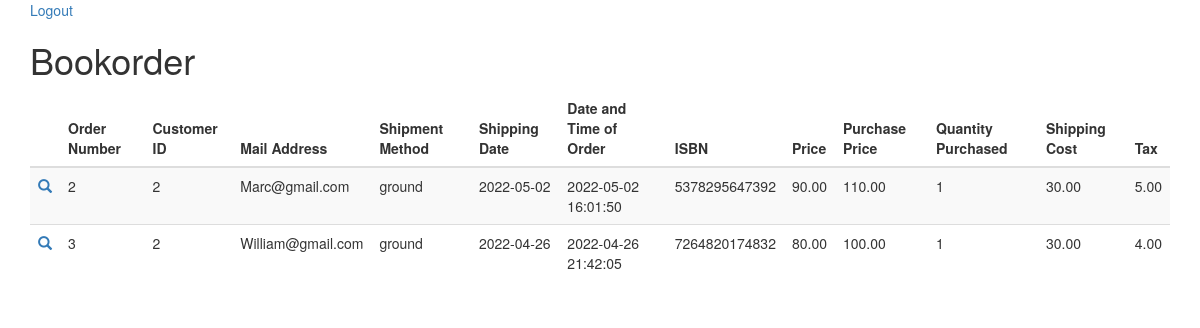
/ (signed in), run on the app's committed database.
### tables this page shows
CREATE TABLE bookorder(
    Order_Number INT NOT NULL AUTO_INCREMENT PRIMARY KEY,
    Cus_ID INT,
    Mailing_Address VARCHAR(500),
    Credit_Card_Number VARCHAR(16),
    Shipment_Method VARCHAR(50),
    Shipping_Date DATE,
    Date_and_Time_of_Order DATETIME,
    ISBN VARCHAR(17),
    Price DECIMAL(7, 2),
    Purchase_Price DECIMAL(7, 2),
    Quantity_Purchased INT,
    Shipping_Cost DECIMAL(7, 2),
    Tax DECIMAL(7, 2)
);

### www/index.php (the view, shortened to what this page needs)
<!DOCTYPE html>
<html>
<head>
    <link rel="stylesheet" href="http://maxcdn.bootstrapcdn.com/bootstrap/3.3.6/css/bootstrap.min.css">
</head>
<body>
    <div class="container">
        <td colspan=2>
            <a href="logout.php">Logout</a>
        </td>
        <?php echo "<h1>Bookorder</h1>"; ?>
        <?php
        $read_dbhost    = 'db';
        $read_dbname    = 'myDb';
        $read_dbuser    = 'read_data';
        $read_dbpassword  = 'password';
        $read_db = new PDO(
            "mysql:host={$read_dbhost};dbname={$read_dbname};",
            $read_dbuser, $read_dbpassword);
        $read_db->setAttribute(PDO::ATTR_ERRMODE, PDO::ERRMODE_EXCEPTION);
        $query = $read_db->prepare('SELECT Order_Number, Cus_ID, Mailing_Address, Shipment_Method, Shipping_Date, Date_and_Time_of_Order, ISBN, Price, Purchase_Price, Quantity_Purchased, Shipping_Cost, Tax From bookorder WHERE Cus_ID = :Cus_ID');
        $query->execute([':Cus_ID' => $_SESSION['userid']] );
        $query->setFetchMode(PDO::FETCH_ASSOC);
        echo '<table class="table table-striped">';
        echo '<thead><tr><th></th><th>Order Number</th><th>Customer ID</th><th>Mail Address</th><th>Shipment Method</th><th>Shipping Date</th><th>Date and Time of Order</th><th>ISBN</th><th>Price</th><th>Purchase Price</th><th>Quantity Purchased</th><th>Shipping Cost</th><th>Tax</th></tr></thead>';
        if($query){
            while($row = $query->fetch()) {
                echo '<tr>';
                echo '<td><a href="#"><span class="glyphicon glyphicon-search"></span></a></td>';
                foreach ($row as $key => $value) {
                    echo '<td>' . $value . '</td>';
                }
                echo '</tr>';
            }
            echo '</table>';
        }else{
            echo '</table>';
            echo '<h2>Data no found!</h2>';
        }
        ?>
    </div>
</body>
</html>

### data on the page
bookorder: Order_Number "2", Cus_ID "2", Mailing_Address "Marc@gmail.com", Shipment_Method "ground", Shipping_Date "2022-05-02", Date_and_Time_of_Order "2022-05-02 16:01:50", ISBN "5378295647392", Price "90.00", Purchase_Price "110.00", Quantity_Purchased "1", Shipping_Cost "30.00", Tax "5.00"
bookorder: Order_Number "3", Cus_ID "2", Mailing_Address "William@gmail.com", Shipment_Method "ground", Shipping_Date "2022-04-26", Date_and_Time_of_Order "2022-04-26 21:42:05", ISBN "7264820174832", Price "80.00", Purchase_Price "100.00", Quantity_Purchased "1", Shipping_Cost "30.00", Tax "4.00"
